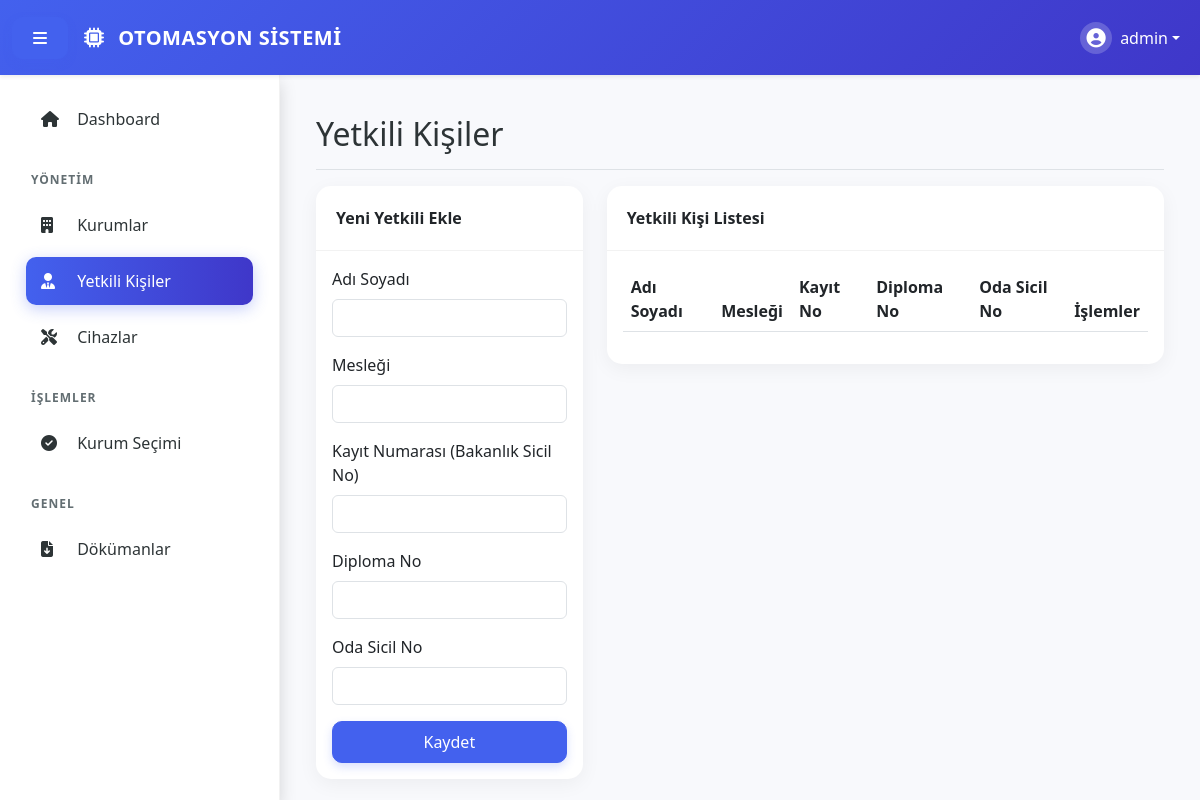
Page /pages/yetkili_kisiler.php (signed in) on the earlier database version.
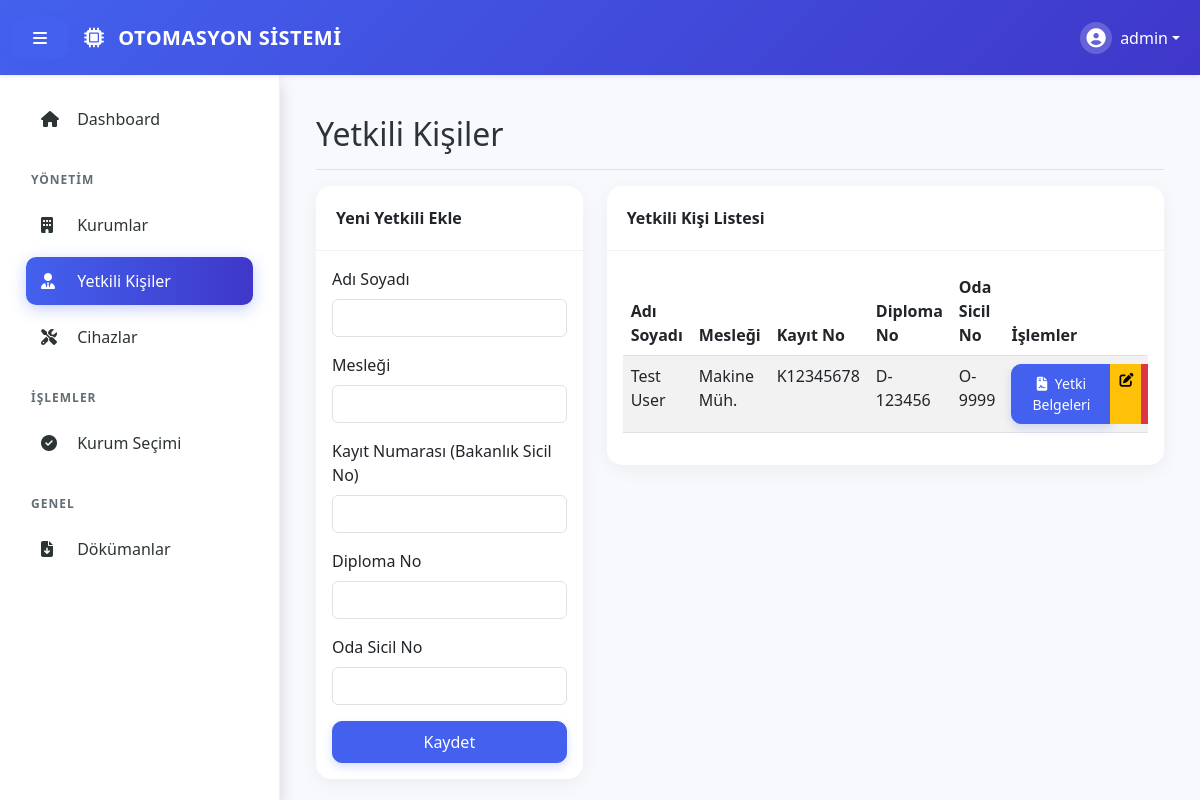
Same page on the later database version.
### tables this page shows
CREATE TABLE `authorized_persons` (
  `id` int(11) NOT NULL AUTO_INCREMENT,
  `adi_soyadi` varchar(255) NOT NULL,
  `meslegi` varchar(255) DEFAULT NULL,
  `kayit_no` varchar(100) DEFAULT NULL,
  `created_at` timestamp NOT NULL DEFAULT current_timestamp(),
  `diploma_no` varchar(100) DEFAULT NULL,
  `oda_sicil_no` varchar(100) DEFAULT NULL,
  PRIMARY KEY (`id`)
);

### htdocs/pages/yetkili_kisiler.php (the view, shortened to what the changed rows need)
<?php
require_once '../includes/db.php';
include '../includes/header.php';
?>
<div class="d-flex justify-content-between flex-wrap flex-md-nowrap align-items-center pt-3 pb-2 mb-3 border-bottom">
    <h1 class="h2">Yetkili Kişiler</h1>
</div>
<div class="row">
    <div class="col-md-8">
        <div class="card">
            <div class="card-body">
                <div class="table-responsive">
                    <table class="table table-striped table-hover">
                        <thead>
                            <tr>
                                <th>Adı Soyadı</th>
                                <th>Mesleği</th>
                                <th>Kayıt No</th>
                                <th>Diploma No</th>
                                <th>Oda Sicil No</th>
                                <th>İşlemler</th>
                            </tr>
                        </thead>
                        <tbody>
                            <?php
                            $stmt = $pdo->query("SELECT * FROM authorized_persons ORDER BY adi_soyadi ASC");
                            while ($row = $stmt->fetch()):
                                ?>
                                <tr>
                                    <td>
                                        <?php echo htmlspecialchars($row['adi_soyadi']); ?>
                                    </td>
                                    <td>
                                        <?php echo htmlspecialchars($row['meslegi']); ?>
                                    </td>
                                    <td>
                                        <?php echo htmlspecialchars($row['kayit_no'] ?? '-'); ?>
                                    </td>
                                    <td>
                                        <?php echo htmlspecialchars($row['diploma_no'] ?? '-'); ?>
                                    </td>
                                    <td>
                                        <?php echo htmlspecialchars($row['oda_sicil_no'] ?? '-'); ?>
                                    </td>
                                    <td>
                                        <div class="btn-group">
                                            <a href="yetkili_belgeleri.php?person_id=<?php echo $row['id']; ?>" class="btn btn-sm btn-primary text-white" style="background-color: #4361EE; border-color: #4361EE;" title="Yetki Belgeleri">
                                                <i class="fas fa-file-contract me-1"></i> Yetki Belgeleri
                                            </a>
                                            <a href="?edit=<?php echo $row['id']; ?>" class="btn btn-sm btn-warning" title="Düzenle">
                                                <i class="fas fa-edit"></i>
                                            </a>
                                            <a href="?delete=<?php echo $row['id']; ?>" class="btn btn-sm btn-danger" title="Sil"
                                                onclick="return confirm('Silmek istediğinize emin misiniz?')">
                                            </a>
                                        </div>
                                    </td>
                                </tr>
                            <?php endwhile; ?>
                        </tbody>
                    </table>
                </div>
            </div>
        </div>
    </div>
</div>
<?php include '../includes/footer.php'; ?>

Differences in the rows shown:
added authorized_persons: adi_soyadi "Test User", meslegi "Makine Müh.", kayit_no "K12345678", diploma_no "D-123456", oda_sicil_no "O-9999"
